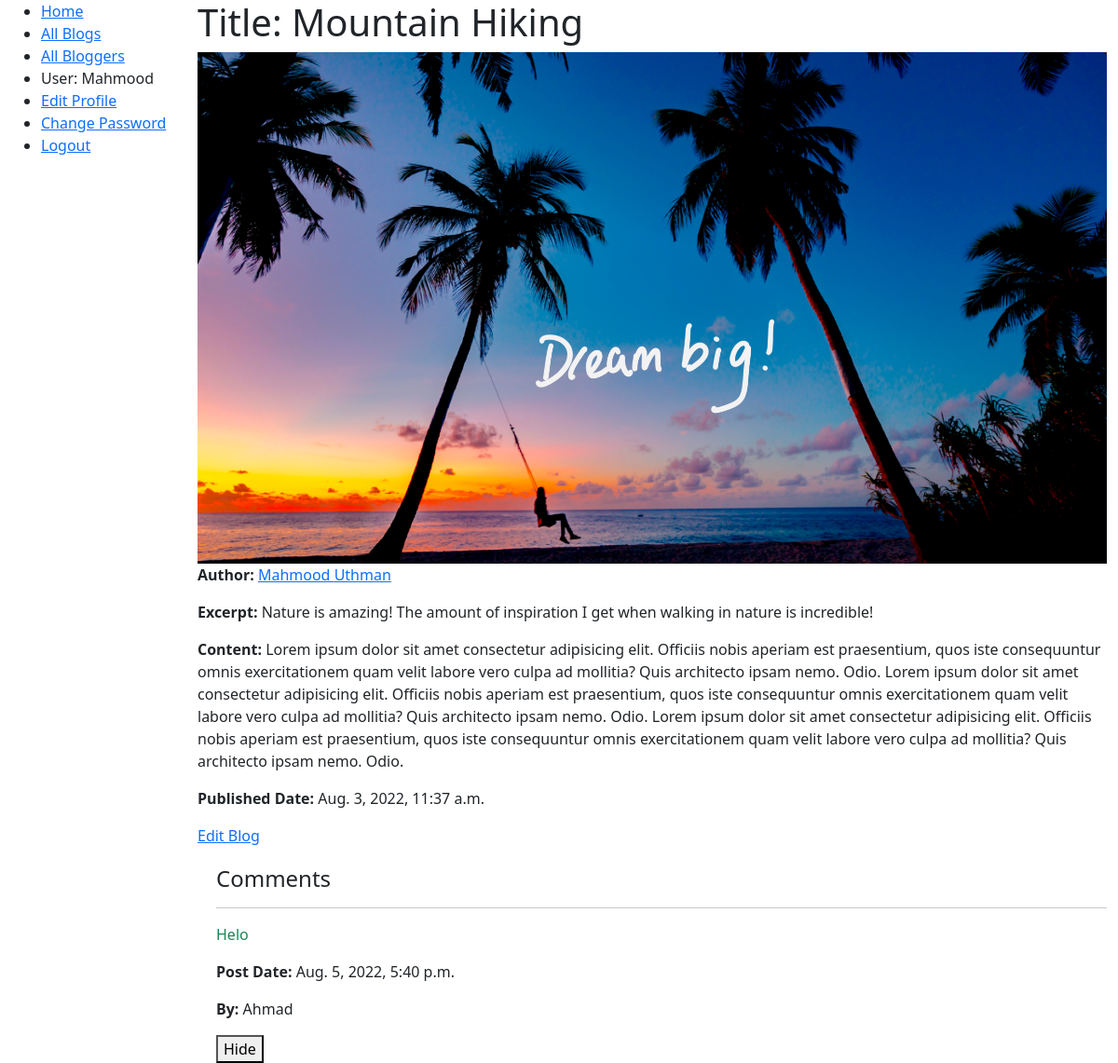
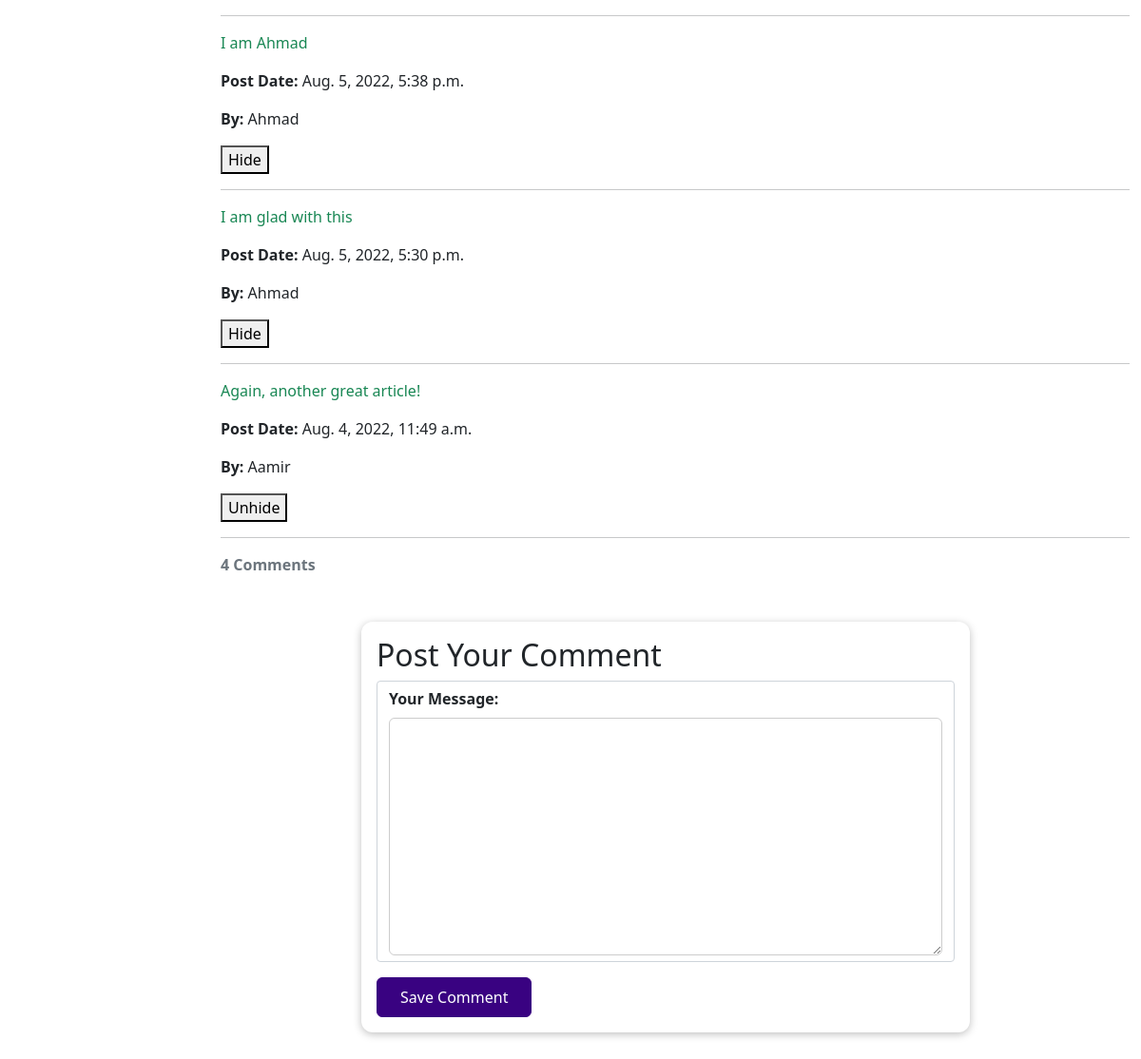
/blog/mountain-hiking (signed in), run on the app's committed database (2 pictures, top to bottom).
### blog/models.py (models this page shows, shortened)
class Blog(models.Model):
    title = models.CharField(max_length=150)
    excerpt = models.CharField(max_length=200)
    image = models.ImageField(upload_to="articles", null=True)
    post_date = models.DateTimeField(auto_now_add=True)
    updated = models.DateTimeField(auto_now=True)
    is_delete = models.BooleanField(default=False)
    slug = models.SlugField(unique=True, max_length=100, blank=True)
    content = models.TextField(validators=[MinLengthValidator(10)])
    objects = AllObjects()
    active_objects = ActiveObjects()
    author = models.ForeignKey(User, on_delete=models.SET_NULL, null=True, related_name="blogs")
    class Meta:
        ordering = ["title", "author"]
    def get_absolute_url(self):
        return reverse("blog:blog-detail", args=[str(self.slug)])

class Comment(models.Model):
    text = models.TextField(max_length=400)
    post_date = models.DateTimeField(auto_now_add=True)
    is_delete = models.BooleanField(default=False)
    comment_owner = models.ForeignKey(User, on_delete=models.SET_NULL, null="True", related_name="comments", editable=False)
    blog = models.ForeignKey(Blog, on_delete=models.CASCADE, related_name="comments", editable=False)
    objects = AllObjects()
    active_comments = ActiveObjects()
    class Meta:
        ordering = ["post_date"]

### blog/views.py (the view)
# urls.py: path('<slug:slug>', views.BlogPostDetailPage.as_view(), name="blog-detail"),
class BlogPostDetailPage(DetailView):
    model = Blog
    def get_context_data(self, **kwargs):
        blog = Blog.objects.get(slug=self.kwargs.get("slug"))
        current_user = self.request.user
        if self.request.user != blog.author:
            comments = Comment.active_comments.filter(blog=blog).order_by("-post_date")
        else:
            comments = Comment.objects.filter(blog=blog).order_by("-post_date")
        context = super(BlogPostDetailPage, self).get_context_data(**kwargs)
        context["comment_form"] = CommentForm()
        context["comments"] = comments
        context["current_user"] = current_user
        return context

### blog/forms.py
class CommentForm(forms.ModelForm):
    class Meta:
        model = Comment
        exclude = ["post_date", "is_delete"]
        labels = {
            "text": "Your Message",
        }

### blog/models.py (called while the page is built)
    def get_queryset(self):
        return super(AllObjects, self).get_queryset()

### blog/templates/blog/blog_detail.html (shortened to what this page needs)
{% extends "blog/base_generic.html" %}
{% load static %}
{% block styles %}
    <link rel="stylesheet" href="{% static "css/blog_detail.css" %}">
{% endblock %}
{% block content %}
  <h1>Title: {{ blog.title }}</h1>
  {% if blog.image.url %}
    <img class="img-fluid" src="{{ blog.image.url }}" alt="Blog Image">
  {% endif %}
  <p><strong>Author:</strong> <a href="{% url "blog:author-detail" blog.author.id %}">{{ blog.author.first_name }} {{ blog.author.last_name }}</a></p>
  <p><strong>Excerpt:</strong> {{ blog.excerpt }}</p>
  <p><strong>Content: </strong> {{ blog.content }}</p>
  <p><strong>Published Date:</strong> {{ blog.post_date }}</p>
  {% if blog.author == current_user %}
      <a href="{% url "blog:update-blog" blog.slug %}">Edit Blog</a>
  {% endif %}
  <div style="margin-left:20px;margin-top:20px">
    <h4>Comments</h4>
        <div class="done">
            {% for comment in comments %}
              <hr>
              <p class="text-success">
                {{ comment.text }}
              </p>
              <p><strong>Post Date:</strong> {{ comment.post_date }}</p>
              <p><strong>By:</strong> {{ comment.comment_owner.first_name }}</p>
              {% if comment.blog.author == current_user  %}
                  <form method="post" action="{% url "blog:toggle-comment" blog.slug comment.id %}" class="admin-comment">
                        <button>{% if comment.is_delete %}Unhide{% else %}Hide{% endif %}</button>
                  </form>
              {% endif %}
            {% endfor %}
        </div>
        <hr>
        <p class="text-muted"><strong>{{ comments.count }} Comment{{ comments.count|pluralize }} </strong></p>
  </div>
  <section id="comment-form">
    <h2>Post Your Comment</h2>
    <form id="post-form" action="{{ blog.get_absolute_url }}" method="post">
        {% for form_field in comment_form %}
            <div class="form-control {% if form_field.errors %}invalid{% endif %}">
                {{ form_field.label_tag }}
                {{ form_field }}
            </div>
        {% endfor %}
        <button class="comments_submit">Save Comment</button>
    </form>
  </section>
{% endblock content %}

### blog/templates/blog/base_generic.html (shortened to what this page needs)
{% load static %}
<!DOCTYPE html>
<html lang="en">
<head>
  <link href="https://cdn.jsdelivr.net/npm/bootstrap@5.1.3/dist/css/bootstrap.min.css" rel="stylesheet">
  <link rel="stylesheet" href="{% static 'css/styles.css' %}">
  {% block styles %}
  {% endblock %}
</head>
<body>
  <div class="container-fluid">
    <div class="row">
      <div class="col-sm-2">
      {% block sidebar %}
        <ul class="sidebar-nav">
          <li><a href="{% url 'blog:starting-page' %}">Home</a></li>
          <li><a href="{% url 'blog:blog-list-page' %}">All Blogs</a></li>
          <li><a href="{% url 'blog:bloggers-list' %}">All Bloggers</a></li>
            {% if user.is_authenticated %}
             <li>User: {{ user.first_name }}</li>
             <li><a href="{% url 'blog:profile_edit'%}">Edit Profile</a></li>
                <li><a href="{% url 'blog:password_change'%}?next={{request.path}}">Change Password</a></li>
             <li><a href="{% url 'logout'%}?next={{request.path}}">Logout</a></li>
           {% else %}
             <li><a href="{% url 'login'%}?next={{request.path}}">Login</a></li>
           {% endif %}
        </ul>
     {% endblock %}
      </div>
      <div class="col-sm-10 ">
          {% block content %}
          {% endblock %}
      </div>
    </div>
  </div>
</body>
</html>

### blog/static/css/blog_detail.css (style rules this page uses)
.form-control { margin-bottom: 1rem; }
.form-control label { font-weight: bold; margin-bottom: 0.5rem; display: block; }
.form-control input, .form-control textarea { display: block; font: inherit; width: 100%; padding: 0.25rem; border-radius: 6px; border: 1px solid #ccc; }
#comment-form { max-width: 40rem; width: 90%; margin: 3rem auto; border-radius: 12px; background-color: white; box-shadow: 0 2px 8px rgba(0, 0, 0, 0.25); padding: 1rem; }
#comment-form button { font: inherit; background-color: #390281; color: white; border: 1px solid #390281; padding: 0.5rem 1.5rem; border-radius: 6px; cursor: pointer; }
.admin-comment { display: inline-block; }

### data on the page
Blog: image (picture), author.first_name "Mahmood", author.last_name "Uthman", excerpt "Nature is amazing! The amount of inspiration I get when walking in nature is incredible!", content "Lorem ipsum dolor sit amet consectetur adipisicing elit. Officiis nobis aperiam est praesentium, quos iste consequuntur omnis exercitationem quam velit labore vero culpa ad mollitia? Quis architecto ipsam nemo. Odio. Lorem ipsum dolor sit amet consectetur adipisicing elit. Officiis nobis aperiam est praesentium, quos iste consequuntur omnis exercitationem quam velit labore vero culpa ad mollitia? Quis architecto ipsam nemo. Odio. Lorem ipsum dolor sit amet consectetur adipisicing elit. Officiis nobis aperiam est praesentium, quos iste consequuntur omnis exercitationem quam velit labore vero culpa ad mollitia? Quis architecto ipsam nemo. Odio.", post_date "Aug. 3, 2022, 11:37 a.m."
Comment: text "Helo", post_date "Aug. 5, 2022, 5:40 p.m.", comment_owner.first_name "Ahmad", is_delete "Hide"
Comment: text "I am Ahmad", post_date "Aug. 5, 2022, 5:38 p.m.", comment_owner.first_name "Ahmad", is_delete "Hide"
Comment: text "I am glad with this", post_date "Aug. 5, 2022, 5:30 p.m.", comment_owner.first_name "Ahmad", is_delete "Hide"
Comment: text "Again, another great article!", post_date "Aug. 4, 2022, 11:49 a.m.", comment_owner.first_name "Aamir", is_delete "Unhide"

### other printed values
{{ user.first_name }} "Mahmood"
{{ comments.count }} "4"
